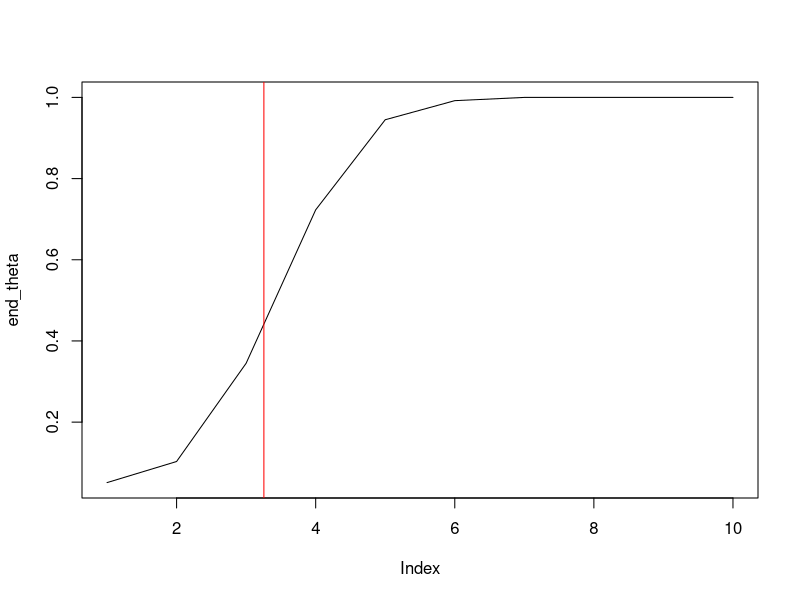
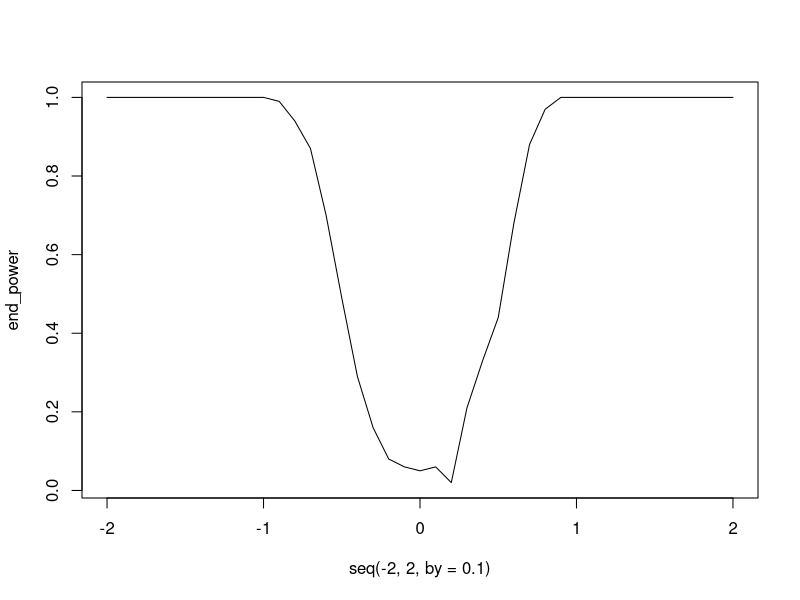
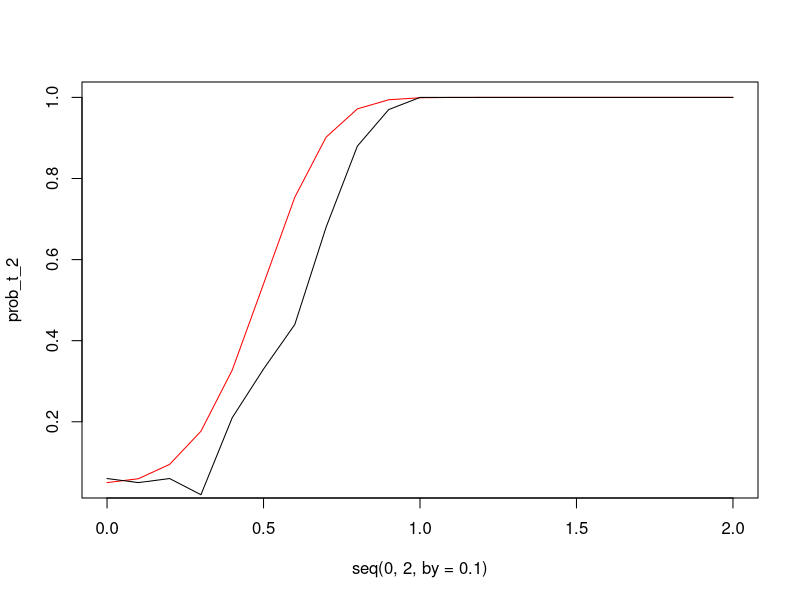
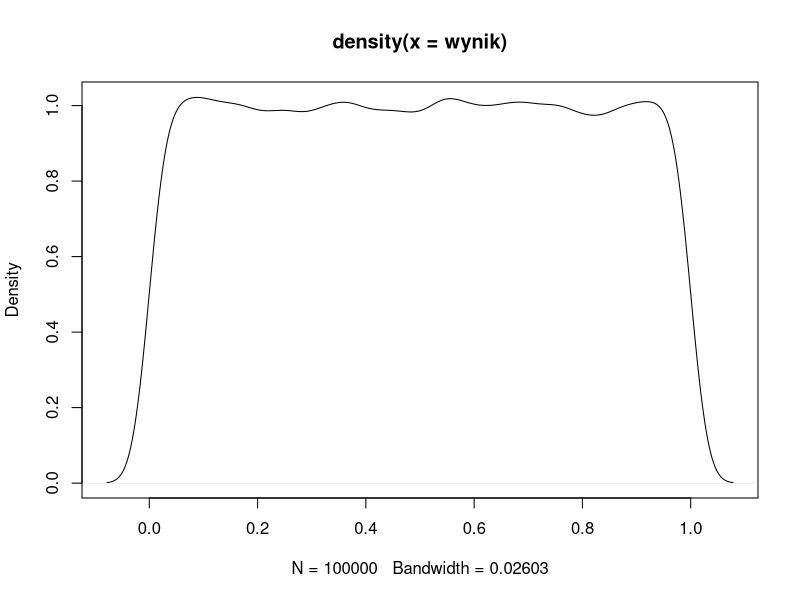
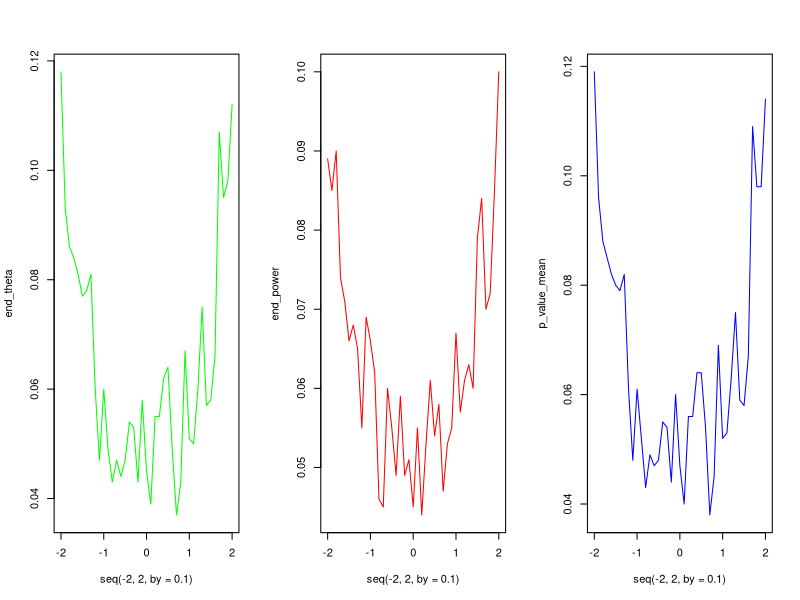

Generate these figures, in order, with R: (Note: a time limit stopped this script after it produced the figures.)
library(MASS)
covMat <- matrix(c(1,rep(0,100)),ncol = 100,nrow = 100)
theta <- c(1,1,1,1,1,rep(0,95))
x<- mvrnorm(n=1,mu = theta,covMat)
alpha <-  0.05
prob_t <- c()
stat <-c()
end_theta <- c()
for(j in 1:10){
  theta<- c(j,rep(0,99))
  prob_t <- c()
  stat <-c()
for(i in 1:1000){
  x<- mvrnorm(n=1,mu = theta,covMat)
  t <- max(abs(x))
  prob_t[i]<- t > qnorm(1-alpha/200)
  stat[i] <- sum(prob_t)/i
}
  end_theta[j] <- stat[i]
  }
  

#plot(stat,type = 'l')
plot(end_theta,type = 'l')
abline(v = sqrt(2*log(200)),col = 'red')


######## 2
covMat <- matrix(c(1,rep(0,100)),ncol = 100,nrow = 100)
theta <- c(rep(1,100))
prob_t <- c()
stat <-c()
end_power <- c()
p <- 1
for(j in seq(-2,2,by = 0.1)){
  theta<- c(rep(j,100))
  prob_t <- c()
  stat <-c()
  for(i in 1:100){
    x<- mvrnorm(n=1,mu = theta,covMat)
    t <- sum(x^2)
    prob_t[i]<- t > qchisq(0.95,100)
    stat[i] <- sum(prob_t)/i
                }
  end_power[p] <- stat[i]
  p <- p+1
  }

plot(seq(-2,2,by = 0.1),end_power, type= 'l')

#####B
prob_t_2 <- c()
p <- 1
for(j in seq(0,2,by = 0.1)){
  theta<- c(rep(j,100))
  x<- mvrnorm(n=1,mu = theta,covMat)
  mu_c <- sqrt(50)*j^2
  a <- qnorm(0.95) - mu_c
  b <- sqrt(1+mu_c*sqrt(8/100))
  prob_t_2[p] <-1- pnorm(a/b)
  p <- p+1
  }

plot(seq(0,2,by = 0.1),prob_t_2,type = 'l',col = 'red')
lines(seq(0,2,by = 0.1),end_power[20:40])


##### EXERCISE 3
n <- 1000
n2 <- 1:1000
dzielnik <-n / n2
wynik <- c()
for(i in 1:100000){ 
x <- runif(n,min = 0,max = 1)
dzielnik <-n / n2
wynik[i] <- min(sort(x)*dzielnik)
}

plot(density(wynik))

#EXERCISE4

covMat <- matrix(c(1,rep(0,100)),ncol = 100,nrow = 100)

#theta <- c(1,1,1,1,1,rep(0,95))
#x<- mvrnorm(n=1,mu = theta,covMat)
alpha <-  0.05
prob_t <- c()
stat <-c()
end_theta <- c()

idx1<- 1

par(mfrow = c(1,3))

n <- 100
n2 <- 1:100
dzielnik <-n / n2

for(s in c(1,5,20,100)){
  c <- s
  idx1 <- 1
  end_theta <-c()
  end_power<-c()
  p_value_mean<-c()
  
for(j in seq(-2,2,by = 0.1)){
  theta<- c(rep(j,c),rep(0,100-c))
  
  
  prob_t <- c()
  stat <-c()
  prob_t_chi<- c()
  stat_t_chi<-c()
  
  p_value <-c()
  
  
  for(i in 1:1000){
    x<- mvrnorm(n=1,mu = theta,covMat)
    t <- max(abs(x))
    prob_t[i]<- t > qnorm(1-alpha/200)
    stat[i] <- sum(prob_t)/i
    
    t_chi <- sum(x^2)
    prob_t_chi[i]<- t_chi > qchisq(0.95,100)
    stat_t_chi[i] <- sum(prob_t_chi)/i
    
    p_value[i]<- min(sort(2*(1-pnorm(abs(x))))*dzielnik) < 0.05
    
  }
  end_theta[idx1] <- stat[i]
  end_power[idx1] <- stat_t_chi[i]
  p_value_mean[idx1] <- sum(p_value)/1000
  idx1 <- idx1+1
  print(str(idx1))
}
  idx <- 1
  plot(seq(-2,2,by = 0.1),end_theta,type = 'l',col = 'green')
  plot(seq(-2,2,by = 0.1),end_power, type= 'l',col = 'red')
  plot(seq(-2,2,by = 0.1),p_value_mean,type = 'l',col = 'blue')
}
